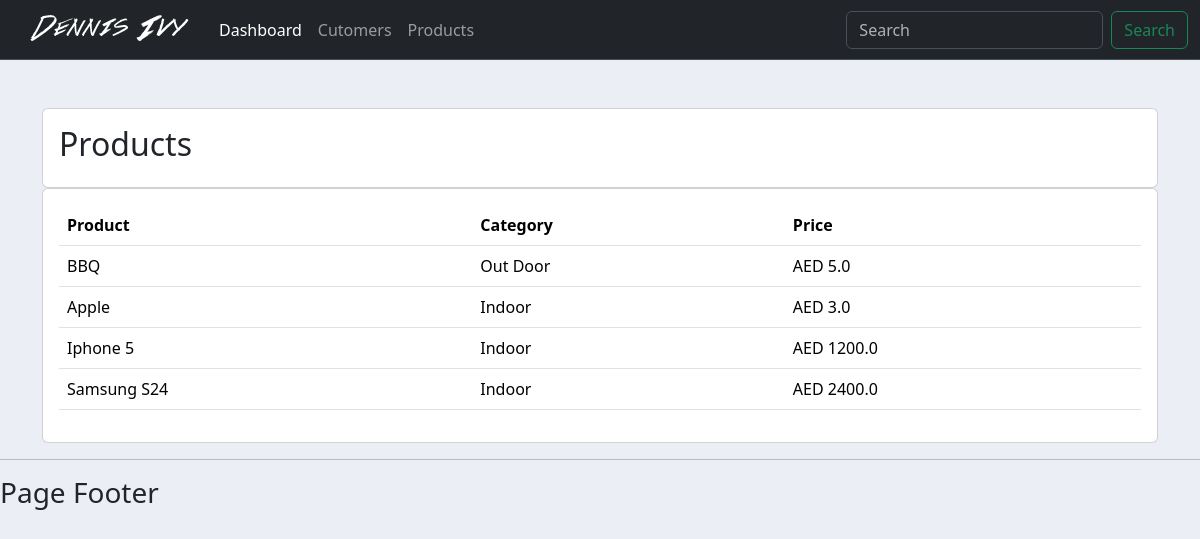
Before: /products/ with the older database file.
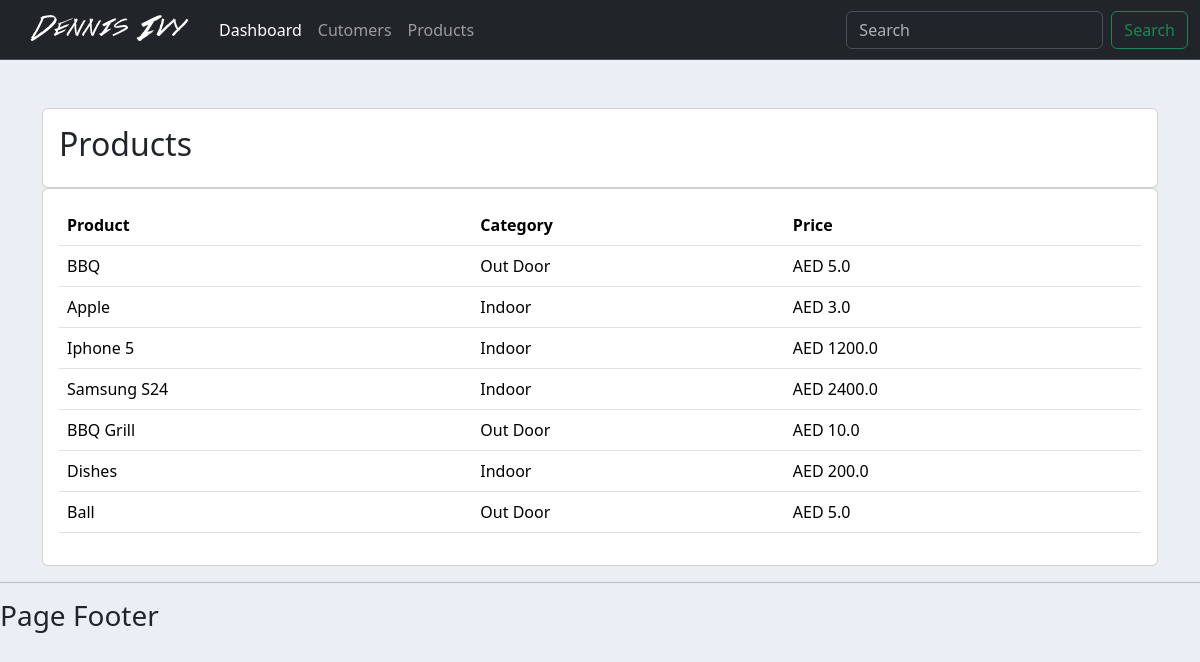
After: the same page with the newer database file.
### accounts/models.py (models this page shows, shortened)
class Product(models.Model):
	CATEGORY = (
			('Indoor', 'Indoor'),
			('Out Door', 'Out Door'),
			)
	name = models.CharField(max_length=200, null=True) # null=True with this we get error
	price = models.FloatField(null=True)
	category = models.CharField(max_length=200, null=True, choices=CATEGORY)
	description = models.TextField(max_length=500, blank=True)
	date_created = models.DateTimeField(auto_now_add=True, null=True, blank=True)
	tags = models.ManyToManyField(Tag)

### accounts/views.py (the view)
# urls.py: path('products/',views.products, name='products'),
def products(request):
    products = Product.objects.all()
    return render(request, 'accounts/products.html',{'products': products})

### templates/accounts/products.html
{% extends "base.html" %}
{% block content %}
<div class='container mt-5'>
    <div class="row">
        <div class="col-md">
            <div class="card card-body">
                <h2>Products</h2>
            </div>
            <div class="card card-body">
                <table class="table">
                    <tr>
                        <th>Product</th>
                        <th>Category</th>
                        <th>Price</th>
                    </tr>
                    {% for product in products %}
                        <tr>
                            <td>{{product.name}}</td>
                            <td>{{product.category}}</td>
                            <td>AED {{product.price}}</td>
                        </tr>
                    {% endfor %}
                </table>
            </div>
        </div>
    </div>
</div>
{% endblock content %}

Changed rows visible on the page:
added Product: name "BBQ Grill", category "Out Door", price "10.0"
added Product: name "Dishes", category "Indoor", price "200.0"
added Product: name "Ball", category "Out Door", price "5.0"
